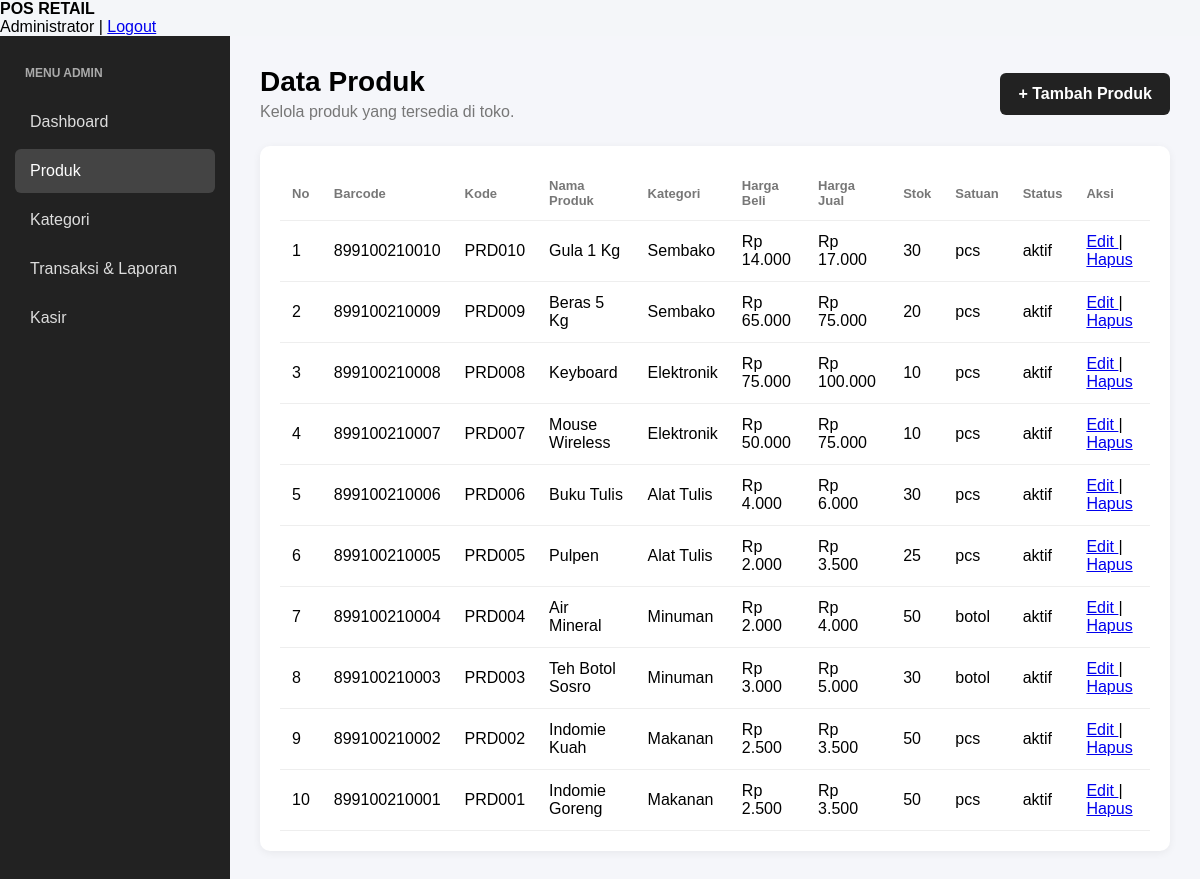
The app's page /produk/index.php (signed in) with its own data.
### tables this page shows
CREATE TABLE produk (

    id INT AUTO_INCREMENT PRIMARY KEY,

    barcode VARCHAR(50) NOT NULL UNIQUE,

    kode_produk VARCHAR(50) NOT NULL UNIQUE,

    nama_produk VARCHAR(150) NOT NULL,

    kategori_id INT NOT NULL,

    harga_beli DECIMAL(15,2)
        NOT NULL DEFAULT 0,

    harga_jual DECIMAL(15,2)
        NOT NULL DEFAULT 0,

    stok INT NOT NULL DEFAULT 0,

    stok_minimal INT NOT NULL DEFAULT 5,

    satuan VARCHAR(30)
        NOT NULL DEFAULT 'pcs',

    status ENUM('aktif','nonaktif')
        NOT NULL DEFAULT 'aktif',

    created_at TIMESTAMP
        DEFAULT CURRENT_TIMESTAMP,

    updated_at TIMESTAMP
        DEFAULT CURRENT_TIMESTAMP
        ON UPDATE CURRENT_TIMESTAMP,

    CONSTRAINT fk_produk_kategori

        FOREIGN KEY (kategori_id)

        REFERENCES kategori(id)

        ON DELETE RESTRICT

        ON UPDATE CASCADE

);

CREATE TABLE kategori (

    id INT AUTO_INCREMENT PRIMARY KEY,

    nama_kategori VARCHAR(100) NOT NULL,

    created_at TIMESTAMP
        DEFAULT CURRENT_TIMESTAMP

);

### produk/index.php (the view, shortened to what this page needs)
<?php
require_once "../config/database.php";
$query = mysqli_query(
    $conn,
    "SELECT
        produk.*,
        kategori.nama_kategori
     FROM produk
     INNER JOIN kategori
        ON produk.kategori_id = kategori.id
     ORDER BY produk.id DESC"
);
?>
<!DOCTYPE html>
<html lang="id">
<head>
    <link
        rel="stylesheet"
        href="../assets/css/style.css"
    >
</head>
<body>
<nav class="navbar">
    <div>
        <strong>POS RETAIL</strong>
    </div>
    <div>
        <?= htmlspecialchars($_SESSION['nama']); ?>
        |
        <a href="../auth/logout.php">
            Logout
        </a>
    </div>
</nav>
<div class="dashboard-layout">
    <aside class="sidebar">
        <div class="sidebar-title">
            MENU ADMIN
        </div>
        <a href="../dashboard/index.php">
            Dashboard
        </a>
        <a href="index.php" class="active">
            Produk
        </a>
        <a href="../kategori/index.php">
            Kategori
        </a>
        <a href="../laporan/penjualan.php">
            Transaksi & Laporan
        </a>
        <a href="../kasir/index.php">
            Kasir
        </a>
    </aside>
    <main class="dashboard-content">
        <div class="page-header">
            <div>
                <h1>Data Produk</h1>
                <p>
                    Kelola produk yang tersedia di toko.
                </p>
            </div>
            <a
                href="tambah.php"
                class="btn-kasir"
            >
                + Tambah Produk
            </a>
        </div>
        <div class="dashboard-panel">
            <div class="table-responsive">
                <table>
                    <thead>
                        <tr>
                            <th>No</th>
                            <th>Barcode</th>
                            <th>Kode</th>
                            <th>Nama Produk</th>
                            <th>Kategori</th>
                            <th>Harga Beli</th>
                            <th>Harga Jual</th>
                            <th>Stok</th>
                            <th>Satuan</th>
                            <th>Status</th>
                            <th>Aksi</th>
                        </tr>
                    </thead>
                    <tbody>
                    <?php
                    $no = 1;
                    if (mysqli_num_rows($query) > 0):
                        while ($produk = mysqli_fetch_assoc($query)):
                    ?>
                        <tr>
                            <td>
                                <?= $no++; ?>
                            </td>
                            <td>
                                <?= htmlspecialchars(
                                    $produk['barcode']
                                ); ?>
                            </td>
                            <td>
                                <?= htmlspecialchars(
                                    $produk['kode_produk']
                                ); ?>
                            </td>
                            <td>
                                <?= htmlspecialchars(
                                    $produk['nama_produk']
                                ); ?>
                            </td>
                            <td>
                                <?= htmlspecialchars(
                                    $produk['nama_kategori']
                                ); ?>
                            </td>
                            <td>
                                Rp
                                <?= number_format(
                                    $produk['harga_beli'],
                                    0,
                                    ',',
                                    '.'
                                ); ?>
                            </td>
                            <td>
                                Rp
                                <?= number_format(
                                    $produk['harga_jual'],
                                    0,
                                    ',',
                                    '.'
                                ); ?>
                            </td>
                            <td>
                                <?php if (
                                    $produk['stok']
                                    <=
                                    $produk['stok_minimal']
                                ): ?>
                                    <strong style="color:red">
                                        <?= $produk['stok']; ?>
                                    </strong>
                                <?php else: ?>
                                    <?= $produk['stok']; ?>
                                <?php endif; ?>
                            </td>
                            <td>
                                <?= htmlspecialchars(
                                    $produk['satuan']
                                ); ?>
                            </td>
                            <td>
                                <?= htmlspecialchars(
                                    $produk['status']
                                ); ?>
                            </td>
                            <td>
                                <a
                                    href="edit.php?id=<?= $produk['id']; ?>"
                                >
                                    Edit
                                </a>
                                |
                                <a
                                    href="hapus.php?id=<?= $produk['id']; ?>"
                                    onclick="return confirm(
                                        'Yakin ingin menghapus produk ini?'
                                    )"
                                >
                                    Hapus
                                </a>
                            </td>
                        </tr>
                    <?php
                        endwhile;
                    endif; ?>
                    </tbody>
                </table>
            </div>
        </div>
    </main>
</div>
</body>
</html>

### assets/css/style.css (style rules this page uses)
* { box-sizing: border-box; }
body { margin: 0; font-family: Arial, sans-serif; background: #f4f6f9; }
.dashboard-layout { display: flex; min-height: calc(100vh - 60px); background: #f5f6fa; }
.dashboard-layout .sidebar { width: 230px; min-height: calc(100vh - 60px); background: #222; padding: 20px 15px; }
.sidebar-title { color: #aaa; font-size: 12px; font-weight: bold; padding: 10px; margin-bottom: 10px; }
.dashboard-layout .sidebar a { display: block; color: #ddd; text-decoration: none; padding: 13px 15px; margin-bottom: 5px; border-radius: 6px; }
.dashboard-layout .sidebar a:hover, .dashboard-layout .sidebar a.active { background: #444; color: white; }
.dashboard-content { flex: 1; padding: 30px; }
.page-header { display: flex; justify-content: space-between; align-items: center; margin-bottom: 25px; }
.page-header h1 { margin: 0 0 5px; font-size: 28px; }
.page-header p { margin: 0; color: #777; }
.btn-kasir { display: inline-block; background: #222; color: white; padding: 12px 18px; border-radius: 6px; text-decoration: none; font-weight: bold; }
.dashboard-panel { background: white; border-radius: 10px; padding: 20px; box-shadow: 0 2px 8px rgba(0, 0, 0, 0.06); }
.dashboard-panel table { width: 100%; border-collapse: collapse; }
.dashboard-panel th, .dashboard-panel td { padding: 12px; border-bottom: 1px solid #eee; text-align: left; }
.dashboard-panel th { font-size: 13px; color: #777; }
.table-responsive { overflow-x: auto; }

### records on screen
produk: barcode "899100210010", kode_produk "PRD010", nama_produk "Gula 1 Kg", kategori.nama_kategori "Sembako", harga_beli "14.000", harga_jual "17.000", stok "30", satuan "pcs", status "aktif"
produk: barcode "899100210009", kode_produk "PRD009", nama_produk "Beras 5 Kg", kategori.nama_kategori "Sembako", harga_beli "65.000", harga_jual "75.000", stok "20", satuan "pcs", status "aktif"
produk: barcode "899100210008", kode_produk "PRD008", nama_produk "Keyboard", kategori.nama_kategori "Elektronik", harga_beli "75.000", harga_jual "100.000", stok "10", satuan "pcs", status "aktif"
produk: barcode "899100210007", kode_produk "PRD007", nama_produk "Mouse Wireless", kategori.nama_kategori "Elektronik", harga_beli "50.000", harga_jual "75.000", stok "10", satuan "pcs", status "aktif"
produk: barcode "899100210006", kode_produk "PRD006", nama_produk "Buku Tulis", kategori.nama_kategori "Alat Tulis", harga_beli "4.000", harga_jual "6.000", stok "30", satuan "pcs", status "aktif"
produk: barcode "899100210005", kode_produk "PRD005", nama_produk "Pulpen", kategori.nama_kategori "Alat Tulis", harga_beli "2.000", harga_jual "3.500", stok "25", satuan "pcs", status "aktif"
produk: barcode "899100210004", kode_produk "PRD004", nama_produk "Air Mineral", kategori.nama_kategori "Minuman", harga_beli "2.000", harga_jual "4.000", stok "50", satuan "botol", status "aktif"
produk: barcode "899100210003", kode_produk "PRD003", nama_produk "Teh Botol Sosro", kategori.nama_kategori "Minuman", harga_beli "3.000", harga_jual "5.000", stok "30", satuan "botol", status "aktif"
produk: barcode "899100210002", kode_produk "PRD002", nama_produk "Indomie Kuah", kategori.nama_kategori "Makanan", harga_beli "2.500", harga_jual "3.500", stok "50", satuan "pcs", status "aktif"
produk: barcode "899100210001", kode_produk "PRD001", nama_produk "Indomie Goreng", kategori.nama_kategori "Makanan", harga_beli "2.500", harga_jual "3.500", stok "50", satuan "pcs", status "aktif"

### other values on screen
$_SESSION['nama'] "Administrator"
